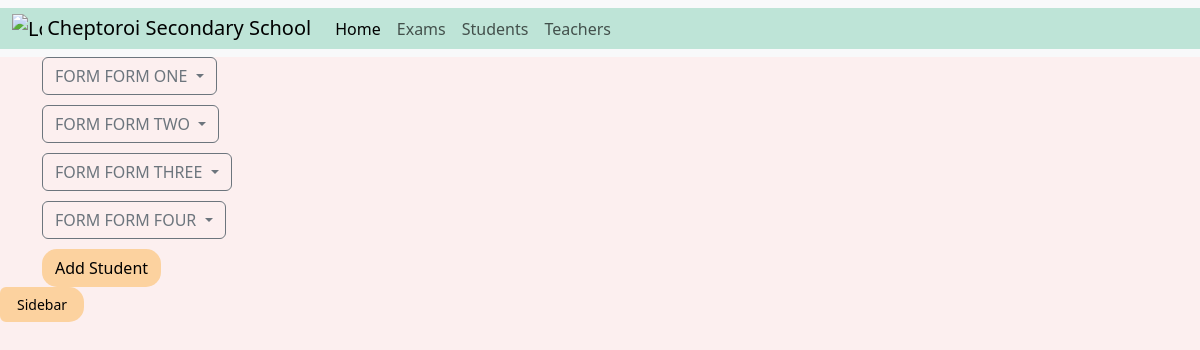
The app's page /exams/studentlist/, older data.
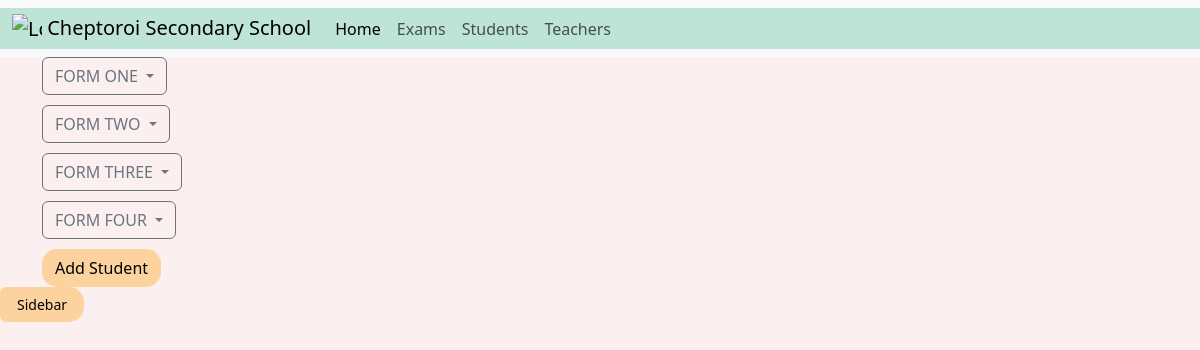
The same page, newer data.
### exams/models.py (models this page shows)
class Stream(models.Model):
    stream_id = models.AutoField(primary_key=True)
    name = models.CharField(max_length=10)
    def __str__(self):
        return self.name

### exams/views.py (the view)
# urls.py: path('studentlist/', views.all_students, name='allstudents'),
def all_students(request):
    streams = Stream.objects.all()
    darasas = Darasa.objects.all()
    context = {'streams': streams, 'darasas': darasas}
    return render(request, 'exams/students.html', context)

### exams/templates/exams/students.html (shortened to what this page needs)
{% extends 'exams/base.html' %}
{% block content %}
<div class="container">
    {% for stream in streams %}
    <button class="btn btn-outline-secondary hover-effect-two dropdown-toggle" type="button" data-bs-toggle="dropdown" aria-expanded="false">
        FORM {{stream}}
    </button>
    {% endfor %}
    <a class="btn btn-custom hover-effect" href="{% url 'exams:stud_reg' %}">Add Student</a>
</div>
{% endblock content %}

Row changes from the older to the newer data that the page shows:
changed Stream: name "FORM ONE" → "ONE"
changed Stream: name "FORM TWO" → "TWO"
changed Stream: name "FORM THREE" → "THREE"
changed Stream: name "FORM FOUR" → "FOUR"
